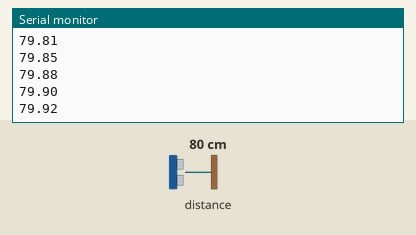
The sketch below on a simulated Arduino Uno, built with avr-gcc and run on an emulated ATmega328P. Parts: the last lines printed to the serial monitor. Inputs (shaded band) come from the test bench; at power-on: distance to the obstacle 80 cm.

Above: at 1.2 s.
1.3 s: distance to the obstacle set to 2 cm
At 2.4 s:
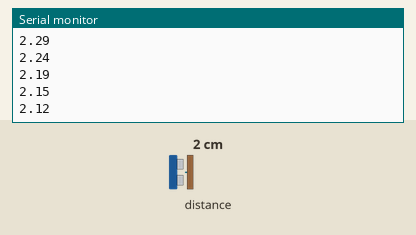
2.8 s: distance to the obstacle set to 4 cm
At 3.9 s:
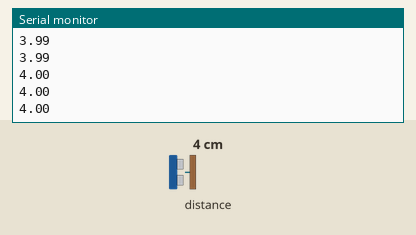
Timing chart, 0 to 5.8 s (numbered marks = the images above; inputs shaded):
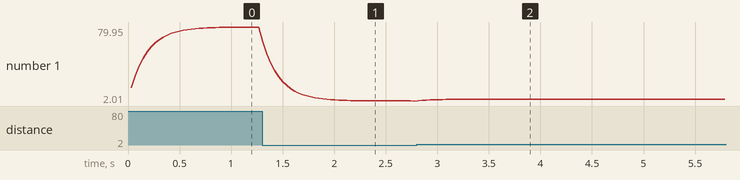

The sketch:

tof_00.ino
```cpp
/* This example shows how to use continuous mode to take
range measurements with the VL53L0X. It is based on
vl53l0x_ContinuousRanging_Example.c from the VL53L0X API.

The range readings are in units of mm. */

#include <Wire.h>
#include "VL53L0X.h"

VL53L0X sensor;
#define DELAY 5

float value, prevValue=0;
float A=0.2, B;

void setup()
{
  Serial.begin(9600);
  Wire.begin();

  sensor.setTimeout(500);
  if (!sensor.init())
  {
    Serial.println("Failed to detect and initialize sensor!");
    while (1) {}
  }

  // Start continuous back-to-back mode (take readings as
  // fast as possible).  To use continuous timed mode
  // instead, provide a desired inter-measurement period in
  // ms (e.g. sensor.startContinuous(100)).
  sensor.startContinuous();

  B = 1.0 - A;
}

void loop()
{
  float value = sensor.readRangeContinuousMillimeters() / 10.0;

  value = A * value + B * prevValue;
  prevValue = value;

  if( value > 100 )
    Serial.print(100.0);
  else
    Serial.print(value);

  if (sensor.timeoutOccurred()) { Serial.print(" TIMEOUT"); }
  Serial.println();
  delay( DELAY );
}
```

Measured:
- after the input at 1.3 s, the serial monitor: prints a new line at once (image 1)
- after the input at 2.8 s, the serial monitor: prints a new line at once (image 2)
- plotted number 1: 79.95 → 2.01 after the input at 1.3 s, 2.01 → 4 after the input at 2.8 s
